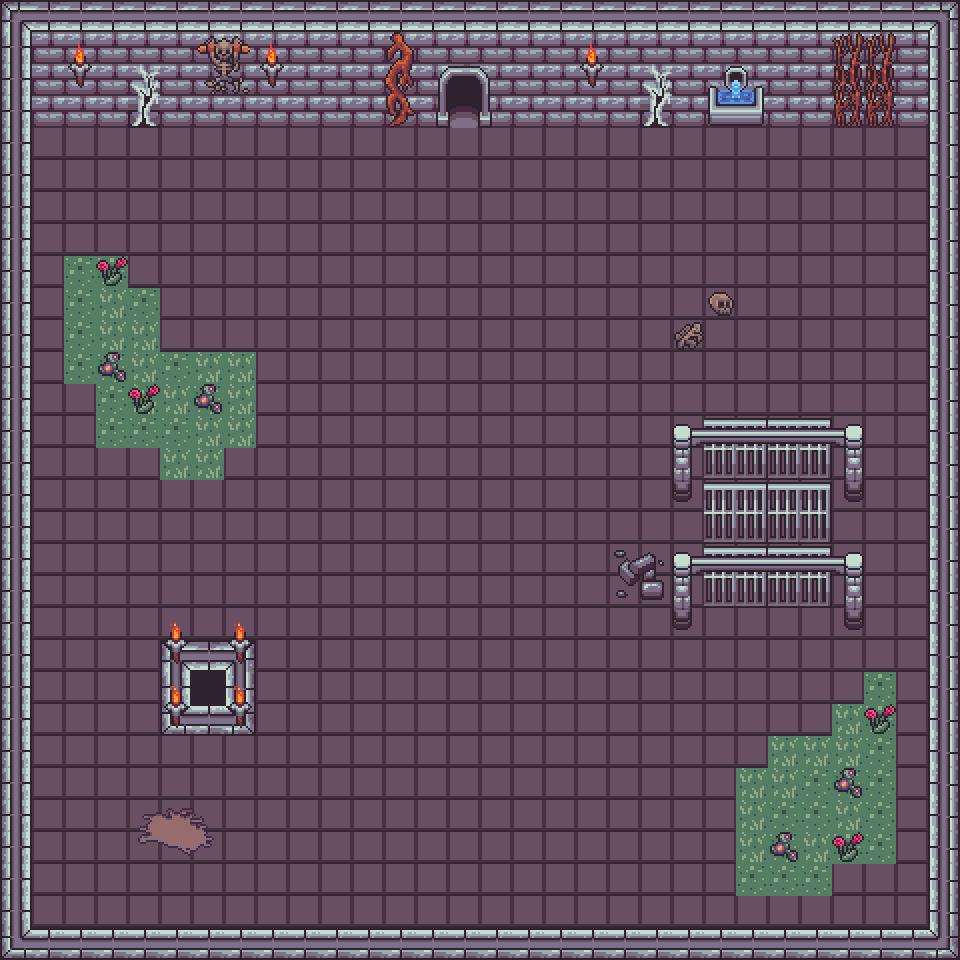

Rendered tile map (Tiled .tmx) drawn with the repository's tilesets; below, a short description and the map source with its tile grids summarised:
An orthogonal 30x30 tile map with 32x32 px tiles, 7 tile layers (Floor, Floor_Deco, Collidables, Collidables_Deco, ...).

<map version="1.10" tiledversion="1.10.2" orientation="orthogonal" renderorder="right-down" width="30" height="30" tilewidth="32" tileheight="32" infinite="0" nextlayerid="8" nextobjectid="1">
 <tileset firstgid="1" source="Resources/green_dungeon.tsx" />
 <layer id="1" name="Floor" width="30" height="30">
  <data>[900 cells, 783 non-empty, 11 distinct tile ids]</data>
 </layer>
 <layer id="2" name="Floor_Deco" width="30" height="30">
  <data>[900 cells, 20 non-empty, 14 distinct tile ids]</data>
 </layer>
 <layer id="3" name="Collidables" width="30" height="30">
  <data>[900 cells, 208 non-empty, 13 distinct tile ids]</data>
 </layer>
 <layer id="4" name="Collidables_Deco" width="30" height="30">
  <data>[900 cells, 40 non-empty, 25 distinct tile ids]</data>
 </layer>
 <layer id="5" name="Portals" width="30" height="30">
  <data>[900 cells, 2 non-empty, 2 distinct tile ids]</data>
 </layer>
 <layer id="6" name="Ceiling" width="30" height="30">
  <data>[900 cells, 28 non-empty, 6 distinct tile ids]</data>
 </layer>
 <layer id="7" name="Ceiling_Deco" width="30" height="30">
  <data>[900 cells, 8 non-empty, 1 distinct tile ids]</data>
 </layer>
</map>
